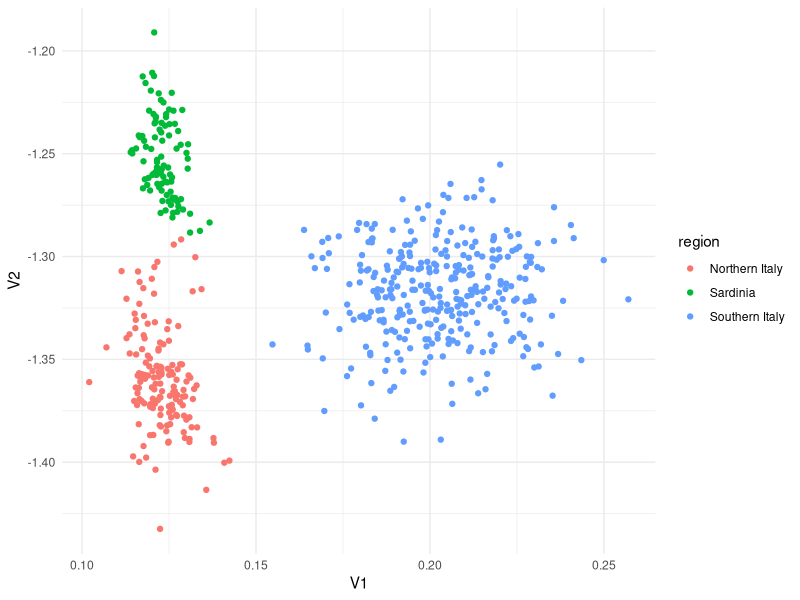
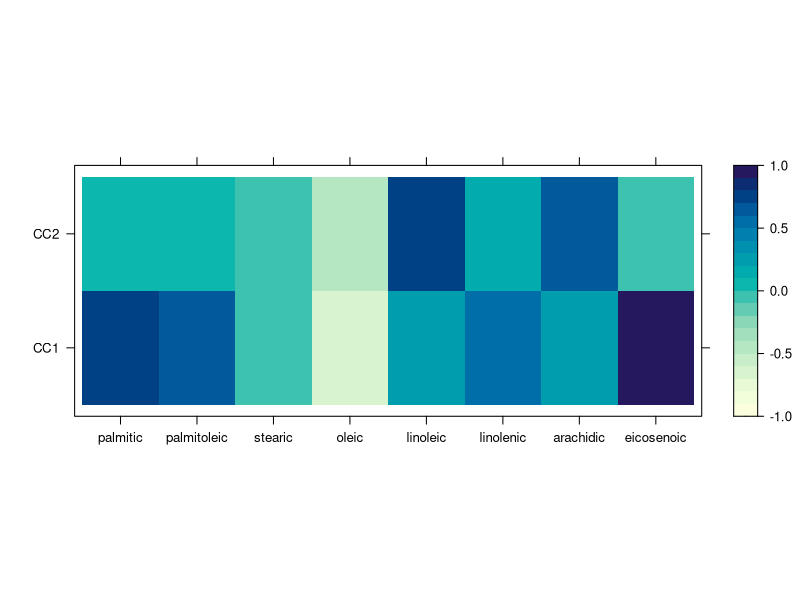
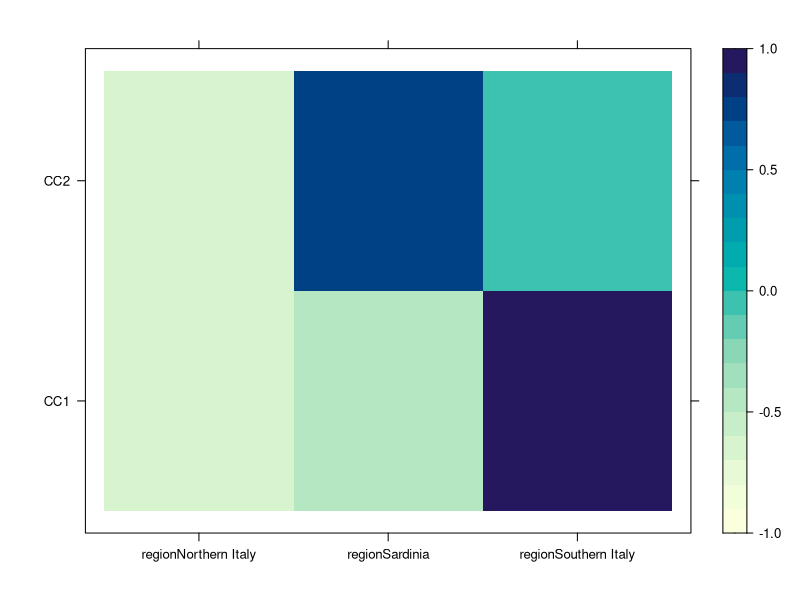
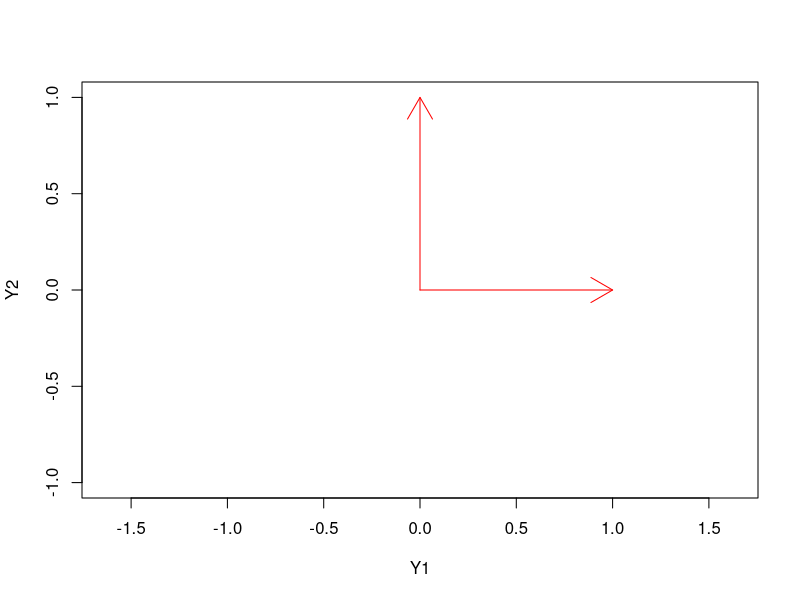
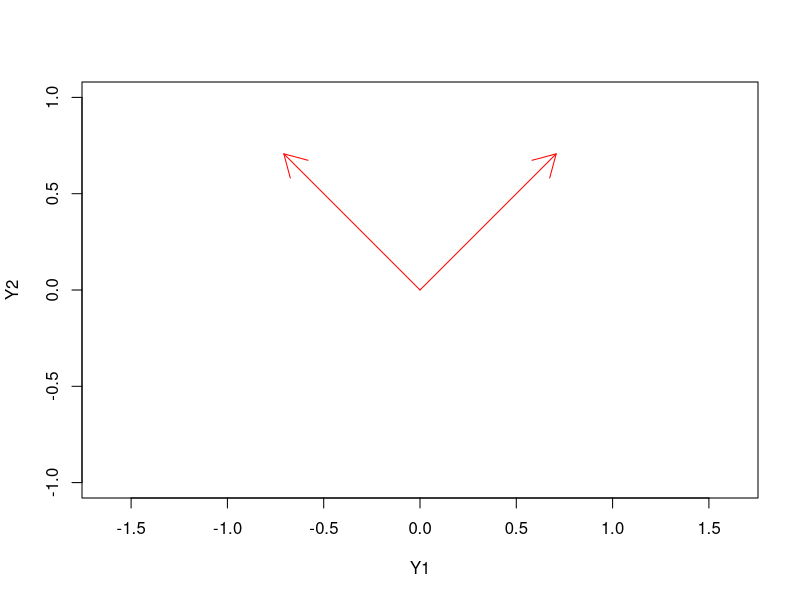
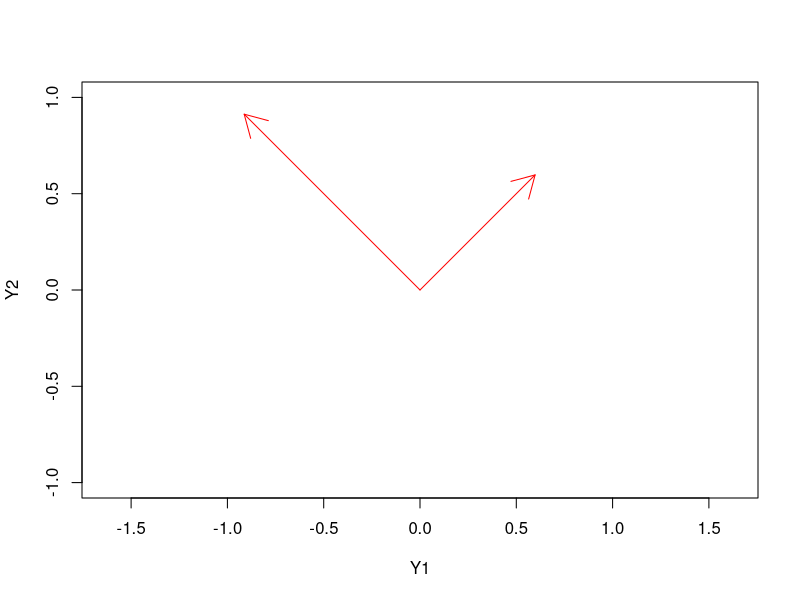
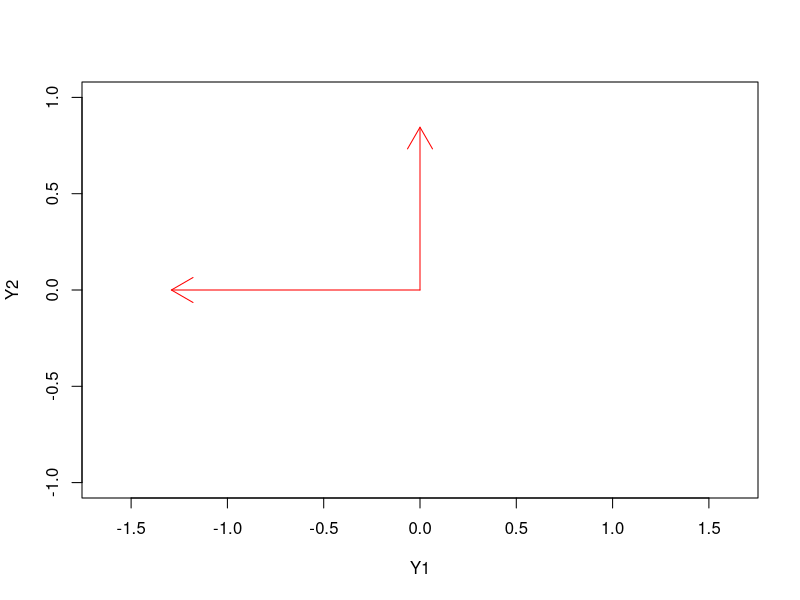
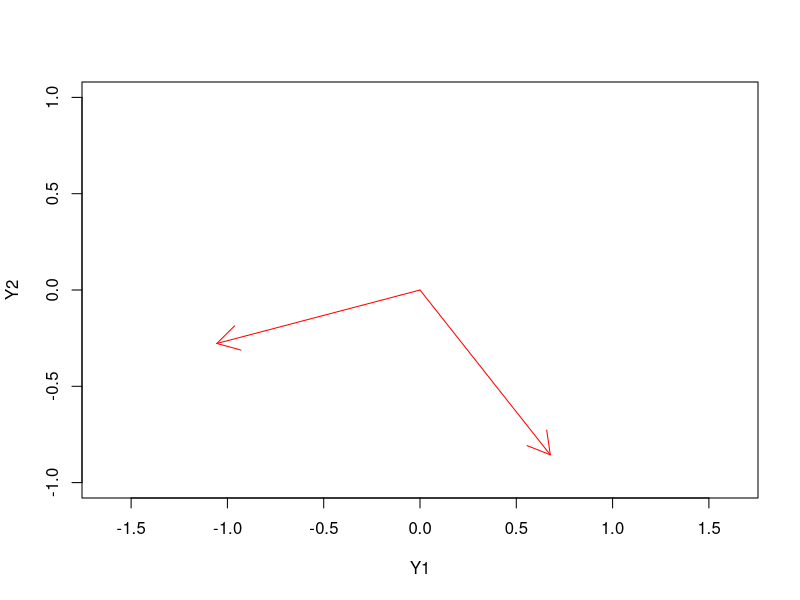

Source code (R) for these figures, in order:
## ----setup, include=FALSE-----------------------------------------------------
knitr::opts_chunk$set(cache=TRUE)


## -----------------------------------------------------------------------------
Sigma_Y <- matrix(c(1, 0.4, 0.4, 1), ncol = 2)
Sigma_X <- matrix(c(1, 0.2, 0.2, 1), ncol = 2)
Sigma_YX <- matrix(c(0.5, 0.3, 0.6, 0.4), ncol = 2)
Sigma_XY <- t(Sigma_YX)

rbind(cbind(Sigma_Y, Sigma_YX),
      cbind(Sigma_XY, Sigma_X))


## ---- message = FALSE---------------------------------------------------------
library(expm)
sqrt_Y <- sqrtm(Sigma_Y)
sqrt_X <- sqrtm(Sigma_X)
M1 <- solve(sqrt_Y) %*% Sigma_YX %*% solve(Sigma_X)%*% 
  Sigma_XY %*% solve(sqrt_Y)

(decomp1 <- eigen(M1))


## -----------------------------------------------------------------------------
decomp1$vectors[,1] %*% solve(sqrt_Y)


## -----------------------------------------------------------------------------
M2 <- solve(sqrt_X) %*% Sigma_XY %*% solve(Sigma_Y)%*% 
  Sigma_YX %*% solve(sqrt_X)

decomp2 <- eigen(M2)
decomp2$vectors[,1] %*% solve(sqrt_X)


## -----------------------------------------------------------------------------
sqrt(decomp1$values)


## -----------------------------------------------------------------------------
# Let's generate data
library(mvtnorm)
Sigma <- rbind(cbind(Sigma_Y, Sigma_YX),
               cbind(Sigma_XY, Sigma_X))

YX <- rmvnorm(100, sigma = Sigma)
Y <- YX[,1:2]
X <- YX[,3:4]

decomp <- cancor(x = X, y = Y)


## -----------------------------------------------------------------------------
U <- Y %*% decomp$ycoef
V <- X %*% decomp$xcoef

diag(cor(U, V))
decomp$cor


## ---- message=FALSE-----------------------------------------------------------
library(tidyverse)
library(dslabs)

X <- olive %>% 
  select(-area, -region) %>% 
  as.matrix

Y <- olive %>% 
  select(region) %>% 
  model.matrix(~ region - 1, data = .)


## ---- message=FALSE-----------------------------------------------------------
head(unname(Y))

decomp <- cancor(X, Y)

V <- X %*% decomp$xcoef


## ---- message=FALSE-----------------------------------------------------------
data.frame(
  V1 = V[,1],
  V2 = V[,2],
  region = olive$region
) %>% 
  ggplot(aes(V1, V2, colour = region)) +
  geom_point() + 
  theme_minimal()


## ---- echo = -1---------------------------------------------------------------
old_opts <- options(digits = 2)
# Olive data
X_sc <- scale(X)
Y_sc <- scale(Y)
decomp_sc <- cancor(X_sc, Y_sc)

V_sc <- X_sc %*% decomp_sc$xcoef
colnames(V_sc) <- paste0("CC", seq_len(ncol(V_sc)))

(prop_X <- rowMeans(cor(V_sc, X_sc)^2))

cumsum(prop_X)


## ---- echo = -1---------------------------------------------------------------
old_opts <- options(digits = 2)
# But since we are dealing with correlations
# We get the same with unstandardized variables
decomp <- cancor(X, Y)
V <- X %*% decomp$xcoef
colnames(V) <- paste0("CC", seq_len(ncol(V)))

(prop_X <- rowMeans(cor(V, X)^2))

cumsum(prop_X)


## ---- echo = -1---------------------------------------------------------------
options(digits = old_opts$digits)
# Let's go back to the olive data
decomp <- cancor(X, Y)
V <- X %*% decomp$xcoef
colnames(V) <- paste0("CC", seq_len(8))

library(lattice)
levelplot(cor(X, V[,1:2]), 
          at = seq(-1, 1, by = 0.1),
          xlab = "", ylab = "")


## -----------------------------------------------------------------------------
levelplot(cor(Y, V[,1:2]), 
          at = seq(-1, 1, by = 0.1),
          xlab = "", ylab = "")


## -----------------------------------------------------------------------------
# Canonical correlations
decomp$cor

# Maximum value in correlation matrix
max(abs(cor(Y, X)))

# Multiple correlation coefficients
sqrt(summary(lm(V[,1] ~ Y))$r.squared)
sqrt(summary(lm(V[,2] ~ Y))$r.squared)


## ---- message = FALSE, echo = FALSE-------------------------------------------
Sigma_Y <- matrix(c(1, 0.4, 0.4, 1), ncol = 2)
Sigma_X <- matrix(c(1, 0.2, 0.2, 1), ncol = 2)
Sigma_YX <- matrix(c(0.5, 0.3, 0.6, 0.4), ncol = 2)
Sigma_XY <- t(Sigma_YX)

library(expm)
sqrt_Y <- sqrtm(Sigma_Y)
sqrt_X <- sqrtm(Sigma_X)
M1 <- solve(sqrt_Y) %*% Sigma_YX %*% solve(Sigma_X)%*% 
  Sigma_XY %*% solve(sqrt_Y)

decomp1 <- eigen(M1, symmetric = TRUE)
decompY <- eigen(Sigma_Y, symmetric = TRUE)


## ----echo = FALSE-------------------------------------------------------------
plot(x = 0, y = 0, xlim = c(-1, 1), ylim = c(-1, 1),
     xlab = "Y1", ylab = "Y2", type = 'n', asp = 1)
arrows(x0 = 0, y0 = 0,
       x1 = 1, y1 = 0, col = 'red')
arrows(x0 = 0, y0 = 0,
       x1 = 0, y1 = 1, col = 'red')


## ----echo = FALSE-------------------------------------------------------------
Ytrans <- decompY$vectors
plot(x = 0, y = 0, xlim = c(-1, 1), ylim = c(-1, 1),
     xlab = "Y1", ylab = "Y2", type = 'n', asp = 1)
arrows(x0 = 0, y0 = 0,
       x1 = Ytrans[1,1], y1 = Ytrans[2,1], 
       col = 'red')
arrows(x0 = 0, y0 = 0,
       x1 = Ytrans[1,2], y1 = Ytrans[2,2], 
       col = 'red')


## ----echo = FALSE-------------------------------------------------------------
Ytrans <- decompY$vectors %*% diag(1/sqrt(decompY$values))
plot(x = 0, y = 0, xlim = c(-1, 1), ylim = c(-1, 1),
     xlab = "Y1", ylab = "Y2", type = 'n', asp = 1)
arrows(x0 = 0, y0 = 0,
       x1 = Ytrans[1,1], y1 = Ytrans[2,1], 
       col = 'red')
arrows(x0 = 0, y0 = 0,
       x1 = Ytrans[1,2], y1 = Ytrans[2,2], 
       col = 'red')


## ----echo = FALSE-------------------------------------------------------------
Ytrans <- decompY$vectors %*% (decompY$vectors %*% diag(1/sqrt(decompY$values)))
plot(x = 0, y = 0, xlim = c(-1, 1), ylim = c(-1, 1),
     xlab = "Y1", ylab = "Y2", type = 'n', asp = 1)
arrows(x0 = 0, y0 = 0,
       x1 = Ytrans[1,1], y1 = Ytrans[2,1], 
       col = 'red')
arrows(x0 = 0, y0 = 0,
       x1 = Ytrans[1,2], y1 = Ytrans[2,2], 
       col = 'red')


## ----echo = FALSE-------------------------------------------------------------
Ytrans <- decomp1$vectors %*% solve(sqrt_Y)
plot(x = 0, y = 0, xlim = c(-1, 1), ylim = c(-1, 1),
     xlab = "Y1", ylab = "Y2", type = 'n', asp = 1)
arrows(x0 = 0, y0 = 0,
       x1 = Ytrans[1,1], y1 = Ytrans[2,1], 
       col = 'red')
arrows(x0 = 0, y0 = 0,
       x1 = Ytrans[1,2], y1 = Ytrans[2,2], 
       col = 'red')


## -----------------------------------------------------------------------------
library(vegan)

data(varespec)
data(varechem)

# There are too many variables in varespec
# Let's pick first 10
Y <- varespec %>% 
  select(Callvulg:Diphcomp) %>% 
  as.matrix


## -----------------------------------------------------------------------------
# The help page in `vegan` suggests a better 
# chemical model
X <- varechem %>% 
  model.matrix( ~ Al + P*(K + Baresoil) - 1, 
                data = .)


## -----------------------------------------------------------------------------
decomp <- cancor(x = X, y = Y)

n <- nrow(X)
(LRT <- -n*log(prod(1 - decomp$cor^2)))

p <- min(ncol(X), ncol(Y))
q <- max(ncol(X), ncol(Y))
LRT > qchisq(0.95, df = p*q)

LRT_bart <- -(n - 1 - 0.5*(p + q + 1)) *
  log(prod(1 - decomp$cor^2))

c("Large Sample" = LRT,
  "Bartlett" = LRT_bart)

LRT_bart > qchisq(0.95, df = p*q)


## ----echo = -1----------------------------------------------------------------
old_opts <- options(digits = 2)
# We can get the truncated LRTs in one go
(log_ccs <- rev(log(cumprod(1 - rev(decomp$cor)^2))))

(LRTs <- -(n - 1 - 0.5*(p + q + 1)) * log_ccs)

k_seq <- seq(0, p - 1)
LRTs > qchisq(0.95,
              df = (p - k_seq)*(q - k_seq))
# We only reject the first null hypothesis 
# of independence


## ----echo = FALSE-------------------------------------------------------------
data.frame(
  k = k_seq,
  LRT = LRTs,
  CC = qchisq(0.95,
              df = (p - k_seq)*(q - k_seq))
) %>% 
  gather(Type, Value, LRT, CC) %>% 
  ggplot(aes(k, Value, colour = Type)) + 
  geom_point() +
  geom_line() +
  theme_minimal() +
  ylab("") +
  scale_colour_discrete(name = "",
                        breaks = c("LRT", "CC"),
                        labels = c("LRT", "Critical value"))
